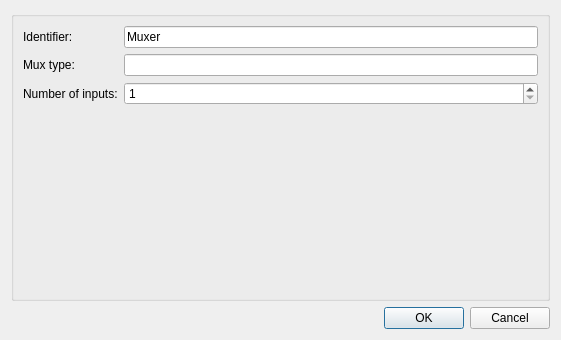
<?xml version="1.0" encoding="UTF-8"?>
<ui version="4.0">
 <class>ConfigureDialog</class>
 <widget class="QDialog" name="ConfigureDialog">
  <property name="geometry">
   <rect>
    <x>0</x>
    <y>0</y>
    <width>561</width>
    <height>340</height>
   </rect>
  </property>
  <property name="windowTitle">
   <string>Configure Muxer</string>
  </property>
  <layout class="QGridLayout" name="gridLayout">
   <item row="0" column="0">
    <widget class="QGroupBox" name="configGroupBox">
     <property name="title">
      <string/>
     </property>
     <layout class="QFormLayout" name="formLayout">
      <item row="0" column="0">
       <widget class="QLabel" name="label0">
        <property name="text">
         <string>Identifier:  </string>
        </property>
       </widget>
      </item>
      <item row="0" column="1">
       <widget class="QLineEdit" name="lineEditIdentifier">
        <property name="text">
         <string>Muxer</string>
        </property>
       </widget>
      </item>
      <item row="1" column="0">
       <widget class="QLabel" name="label">
        <property name="text">
         <string>Mux type:</string>
        </property>
       </widget>
      </item>
      <item row="1" column="1">
       <widget class="QLineEdit" name="lineEditPortType"/>
      </item>
      <item row="2" column="0">
       <widget class="QLabel" name="label_2">
        <property name="text">
         <string>Number of inputs:</string>
        </property>
       </widget>
      </item>
      <item row="2" column="1">
       <widget class="QSpinBox" name="spinBoxNumberOfInputs">
        <property name="minimumSize">
         <size>
          <width>75</width>
          <height>0</height>
         </size>
        </property>
        <property name="minimum">
         <number>1</number>
        </property>
       </widget>
      </item>
     </layout>
    </widget>
   </item>
   <item row="1" column="0">
    <widget class="QDialogButtonBox" name="buttonBox">
     <property name="orientation">
      <enum>Qt::Horizontal</enum>
     </property>
     <property name="standardButtons">
      <set>QDialogButtonBox::Cancel|QDialogButtonBox::Ok</set>
     </property>
    </widget>
   </item>
  </layout>
 </widget>
 <resources/>
 <connections>
  <connection>
   <sender>buttonBox</sender>
   <signal>accepted()</signal>
   <receiver>ConfigureDialog</receiver>
   <slot>accept()</slot>
   <hints>
    <hint type="sourcelabel">
     <x>248</x>
     <y>254</y>
    </hint>
    <hint type="destinationlabel">
     <x>157</x>
     <y>274</y>
    </hint>
   </hints>
  </connection>
  <connection>
   <sender>buttonBox</sender>
   <signal>rejected()</signal>
   <receiver>ConfigureDialog</receiver>
   <slot>reject()</slot>
   <hints>
    <hint type="sourcelabel">
     <x>316</x>
     <y>260</y>
    </hint>
    <hint type="destinationlabel">
     <x>286</x>
     <y>274</y>
    </hint>
   </hints>
  </connection>
 </connections>
</ui>
